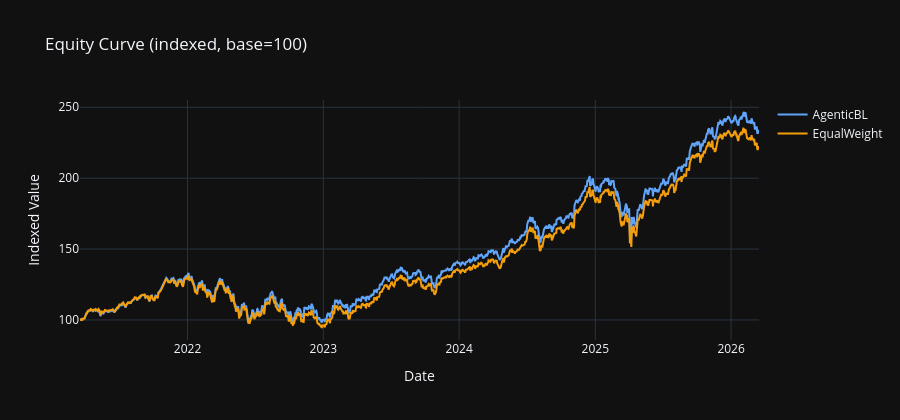

Source (notebook cell):
### Markdown cell above
## Equity curve

Equivalent of the app's **Equity Curve** chart (Portfolio mode) — indexed value (base = 100) for each strategy over time.

### Code cell
prices = result.prices

fig = go.Figure()
fig.add_trace(go.Scatter(
    x=prices.index, y=prices["AgenticBL"],
    name="AgenticBL", mode="lines",
    line=dict(color=COLOUR_AGENTIC, width=2),
))
fig.add_trace(go.Scatter(
    x=prices.index, y=prices["EqualWeight"],
    name="EqualWeight", mode="lines",
    line=dict(color=COLOUR_EQUAL, width=2),
))
fig.update_layout(
    title="Equity Curve (indexed, base=100)",
    xaxis_title="Date", yaxis_title="Indexed Value",
    template="plotly_dark", height=420,
)
fig.show()

### Figure 1 — Plotly figure (JSON) as saved in the notebook; plotly's stock layout.template omitted (floating-point values rounded to 4 significant figures; data arrays with more than 128 entries replaced by an {"elided": "..."} marker saying what was removed)
{"data": [{"line": {"color": "#60a5fa", "width": 2}, "mode": "lines", "name": "AgenticBL", "type": "scatter", "x": {"elided": "1255 str values"}, "y": {"elided": "1255 float values"}}, {"line": {"color": "#f59e0b", "width": 2}, "mode": "lines", "name": "EqualWeight", "type": "scatter", "x": {"elided": "1255 str values"}, "y": {"elided": "1255 float values"}}], "layout": {"height": 420, "title": {"text": "Equity Curve (indexed, base=100)"}, "xaxis": {"title": {"text": "Date"}}, "yaxis": {"title": {"text": "Indexed Value"}}}}
